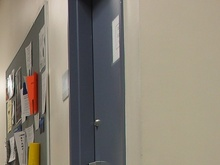
%> input picture 00 - JPEG Quantization estimation/testIm.jpg, 220 x 165 px, shrunk from 757 x 568 before the run
$ octave --eval "demo(imread('../00 - JPEG Quantization estimation/testIm.jpg'));"   (GNU Octave 9; MATLAB toolbox functions it lacks are replaced by stand-ins)
%> lines starting %> are read from the running program, lines starting %| are printed output that depends on the picture
### 16 - Image tamper detection based on demosaicing artifacts/CFATamperDetection_Both.m
function Result=CFATamperDetection_Both(im,NoiseThresh)

    if nargin<2
        NoiseThresh=1;
    end

    StdThresh=5;
    Depth=3;

    im=double(im(1:round(floor(end/(2^Depth))*(2^Depth)),1:round(floor(end/(2^Depth))*(2^Depth)),:));
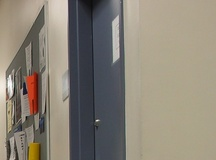
%> im: size 160x216x3 double; mean R, G, B 138.5, 131.4, 118.9

    SmallCFAList={[2 1;3 2] [2 3;1 2] [3 2;2 1] [1 2;2 3]};
    %LargeCFAList={ [1 2;2 3] [3 2;2 1] [2 1;3 2]  [2 3;1 2] [1 2; 3 1] [1 3;2 1] [2 1;1 3] [3 1;1 2] [3 1;2 3] [3 2;1 3] [1  3;3 2] [2 3;3 1]                  [1 2;1 3] [1 3;1 2] [1 1;2 3] [1 1;3 2] [2 1;3 1] [3 1;2 1] [2 3;1 1] [3 2;1 1] [3 1;3 2] [3 2;3 1] [3 3;1 2] [3 3;2 1] [1 3;2 3] [2 3;1 3] [1 2;3 3] [2 1;3 3]                                                   [2 1;2 3] [2 3;2 1] [2 2;1 3] [2 2;3 1]  [1 2;3 2] [3 2;1 2] [1 3;2 2] [3 1;2 2]};

    CFAList=SmallCFAList;

    %block size
    W1=16;
    W2=96;

    if size(im,1)<W2 | size(im,2)<W2
        Result=zeros([size(im,1), size(im,2)]);
        return
    end


    W2Overlap=round(W2/2);

    GChannel=double(im(:,:,2));
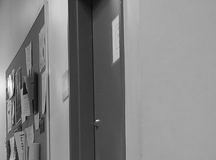
%> GChannel: size 160x216 double; min 5, max 255, mean 131.4
    %  GDenoised=DTWDenoise(GChannel,NoiseThresh,Depth);
    % GNoiseResidue=GChannel-GDenoised;

    MeanError=inf(length(CFAList),1);

    for TestArray=1:length(CFAList)

        BinFilter=[];
        ProcIm=[];
        CFA=CFAList{TestArray};
        R=CFA==1;
        G=CFA==2;
        B=CFA==3;
        BinFilter(:,:,1)=repmat(R,size(im,1)/2,size(im,2)/2);
        BinFilter(:,:,2)=repmat(G,size(im,1)/2,size(im,2)/2);
        BinFilter(:,:,3)=repmat(B,size(im,1)/2,size(im,2)/2);
        CFAIm=double(im).*BinFilter;
        BilinIm=bilinInterp(CFAIm,BinFilter,CFA);


        ProcIm(:,:,1:3)=im;
        ProcIm(:,:,4:6)=double(BilinIm);

        %ProcIm(:,:,4:6)=(im-double(BilinIm)).^2;

        ProcIm=double(ProcIm);
        BlockResult=blockproc(ProcIm,[W1 W1],@eval_block);

        Stds=BlockResult(:,:,4:6);
        BlockDiffs=BlockResult(:,:,1:3);
        NonSmooth=Stds>StdThresh;


        MeanError(TestArray)=mean(mean(mean(BlockDiffs(NonSmooth))));
        BlockDiffs=BlockDiffs./repmat(sum(BlockDiffs,3),[1 1 3]);

        %imagesc(BlockDiffs);
        %pause;

        Diffs(TestArray,:)=reshape(BlockDiffs(:,:,2),1,numel(BlockDiffs(:,:,2)));

        F1Maps{TestArray}=BlockDiffs(:,:,2);

    end
%> this loop made 4 passes
%> pass 1, in CFATamperDetection_Both, `CFAIm=double(im).*BinFilter;`:
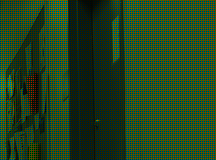
%> CFAIm: size 160x216x3 double; mean R, G, B 34.6, 65.7, 29.7
%> pass 1, in CFATamperDetection_Both, `BilinIm=bilinInterp(CFAIm,BinFilter,CFA);`:
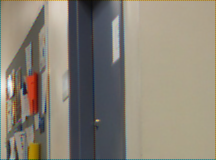
%> BilinIm: size 160x216x3 uint8; mean R, G, B 137.7, 131.1, 118.4
%> after the loop:
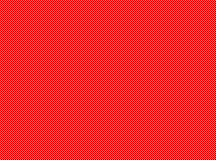
%> BinFilter: size 160x216x3 double; mean R, G, B 0.25, 0.5, 0.25
%> after the loop, Diffs = 140 columns, first 8: [0.114 0.0946 0.0949 0.114 0.132 0.114 0.126 0.118; 0.117 0.152 0.147 0.159 0.151 0.122 0.143 0.137; 0.095 0.0943 0.0943 0.114 0.121 0.115 0.117 0.115; 0.166 0.151 0.145 0.158 0.137 0.123 0.132 0.133]; F1Maps = 4 items; MeanError = [147.4; 139.9; 147.3; 137.8]

    Diffs(isnan(Diffs))=0;

    [bbb,val]=min(MeanError);
%> bbb = 137.8; val = 4
    U=sum(abs(Diffs-0.25),1);
%> U = 140 values, max 0.59 at index 108, min 0.154 at index 12, mean 0.466
    F1=median(U);
%> F1 = 0.493
    CFAOut=CFAList{val}==2;
%> CFAOut = [false true; true false]
    F1Map=F1Maps{val};

    CFAGreen=repmat(CFAOut,round(size(GChannel,1)/2),round(size(GChannel,2)/2));
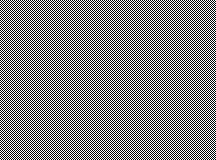
%> CFAGreen: size 160x216 logical; 50% white in thin lines or dots

    PT=double(CFAGreen>0);
%> PT: size 160x216 double; values 0 (black) and 1 (white), 50% white in thin lines or dots
    P=double(PT(1:W2,1:W2));
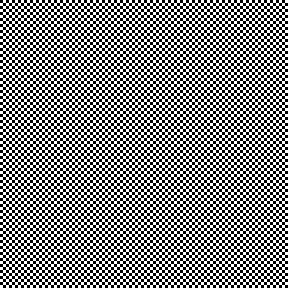
%> P: size 96x96 double (shown 3 times larger); values 0 (black) and 1 (white), 50% white in thin lines or dots
    ForVarExtraction(:,:,1)=GChannel;
    ForVarExtraction(:,:,2)=CFAGreen;


    ForVarExtraction=double(ForVarExtraction);
    %F2Map=blockproc(ForVarExtraction,[W2-W2Overlap W2-W2Overlap],@getCFAVar,'BorderSize',[W2Overlap W2Overlap],'PadMethod','symmetric','TrimBorder',0,'UseParallel',1);
    F2Map=0;
    Result.F1Map=F1Map;
    Result.F2Map=F2Map;
    Result.CFAOut=CFAOut;
%> Result.CFAOut = [false true; true false]


    %disp([timer1,timer2,timer3,timer4]);

end

function [ Out ] = eval_block( block_struc )
    %EVAL_BLOCK Summary of this function goes here
    %   Detailed explanation goes here
    im=block_struc.data;
    %Out(:,:,1:3)=mean(mean((double(block_struc.data(:,:,1:3))-double(block_struc.data(:,:,4:6))).^2));
    Out(:,:,1)=mean2((double(block_struc.data(:,:,1))-double(block_struc.data(:,:,4))).^2);
    Out(:,:,2)=mean2((double(block_struc.data(:,:,2))-double(block_struc.data(:,:,5))).^2);
    Out(:,:,3)=mean2((double(block_struc.data(:,:,3))-double(block_struc.data(:,:,6))).^2);

    Out(:,:,4)=std(reshape(im(:,:,1),1,numel(im(:,:,1))));
    Out(:,:,5)=std(reshape(im(:,:,2),1,numel(im(:,:,2))));
    Out(:,:,6)=std(reshape(im(:,:,3),1,numel(im(:,:,3))));
end


% [14 lines left out: function getCFAVar, not called in this run]

### 16 - Image tamper detection based on demosaicing artifacts/bilinInterp.m
function [ Out_Im ] = bilinInterp( CFAIm,BinFilter,CFA )
%BILININTERP Summary of this function goes here
%   Detailed explanation goes here

MaskMin=1/4*[1 2 1;2 4 2;1 2 1];
MaskMaj=1/4*[0 1 0;1 4 1;0 1 0];

if ~isempty(find(diff(CFA)==0)) ||  ~isempty(find(diff(CFA')==0))
    MaskMaj=MaskMaj.*2;
end


Mask=repmat(MaskMin,[1,1,3]);
[a,Maj]=max(sum(sum(BinFilter)));
Mask(:,:,Maj)=MaskMaj;

Out_Im=zeros(size(CFAIm));


for ii=1:3
    Mixed_im=zeros([size(CFAIm,1),size(CFAIm,2)]);

    Orig_Layer=CFAIm(:,:,ii);
%    figure(11);   image(Orig_Layer);colormap(gray(255));
    Interp_Layer=imfilter(Orig_Layer,Mask(:,:,ii));
%    figure(12);   image(Interp_Layer);colormap(gray(255));
    Mixed_im(BinFilter(:,:,ii)==0)=Interp_Layer(BinFilter(:,:,ii)==0);
 %   figure(13);   image(Mixed_im);colormap(gray(255));
    Mixed_im(BinFilter(:,:,ii)==1)=Orig_Layer(BinFilter(:,:,ii)==1);
    Out_Im(:,:,ii)=Mixed_im;
end
% [5 lines of commented-out code are left out]

Out_Im=uint8(Out_Im);

### 16 - Image tamper detection based on demosaicing artifacts/demo.m
function demo( im )
    %DEMO Summary of this function goes here
    %   Detailed explanation goes here
    Result=CFATamperDetection_Both(im);
%> Result = {F2Map 0, CFAOut [false true true false]}
    figure;
    imagesc(Result.F1Map);
    figure;
    imagesc(Result.F2Map);
end
